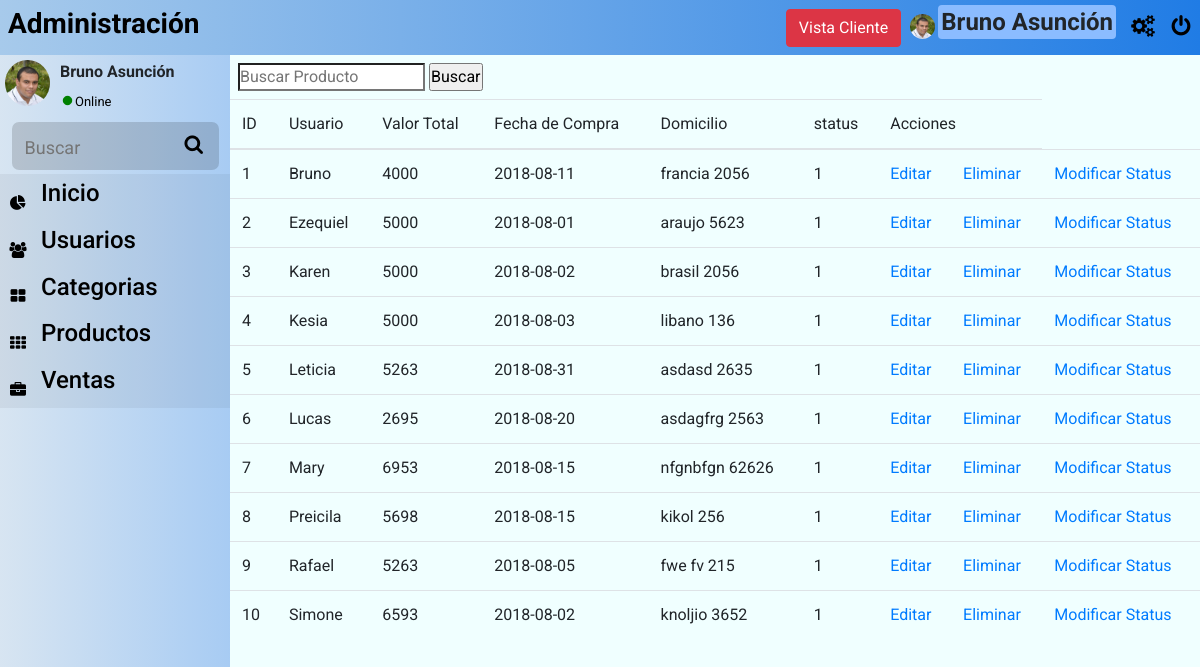
Screenshot of /vista/ventas/listar_ventas.php with the database file from the repository.
### tables this page shows
CREATE TABLE `ventas` (
  `id_ventas` int(11) NOT NULL,
  `id_usuario` int(11) NOT NULL,
  `valor_total` float NOT NULL,
  `fecha_compra` date NOT NULL,
  `direccion_entrega` varchar(50) NOT NULL,
  `status` int(1) NOT NULL
);

CREATE TABLE `usuarios` (
  `id_usuario` int(5) NOT NULL,
  `nombre` varchar(20) NOT NULL,
  `apellido` varchar(20) NOT NULL,
  `contrasena` varchar(72) NOT NULL,
  `email` varchar(50) NOT NULL,
  `fecha_nacimiento` date NOT NULL,
  `telefono` varchar(15) NOT NULL,
  `celular` varchar(15) NOT NULL,
  `status` varchar(10) NOT NULL,
  `tipo` varchar(10) NOT NULL
);

### modelo/Ventas.class.php (called while the page is built, shortened)
<?php
class Ventas{
	public function __construct(){
		$this->conexion= mysqli_connect('localhost','root','','shopfree')or die('NO CONECTO AL BD');
        $this->tabela="ventas";
	}
    public function __get($key){
    	return $this->$key;
    }
    public function listar($complemento=""){
            $sql="SELECT ventas.*, usuarios.nombre as usuario FROM $this->tabela INNER JOIN usuarios ON $this->tabela.id_usuario=usuarios.id_usuario ".$complemento;
            $resultado= mysqli_query($this->conexion,$sql);
            $retorno=null;
            while($res = mysqli_fetch_assoc($resultado)){
                $obj=new Ventas();
                $obj->id_usuario=$res['id_usuario'];
                $obj->id_ventas=$res['id_ventas'];
                $obj->valor_total=$res['valor_total'];
                $obj->fecha_compra=$res['fecha_compra'];
                $obj->direccion_entrega=$res['direccion_entrega'];
                $obj->status=$res['status'];
                $obj->usuario=$res['usuario'];
                $retorno[]=$obj;
            }
            return $retorno;
    }
}
?>

### vista/ventas/listar_ventas.php (the view)
<?php include_once '../estructura/header.php';
include_once '../../modelo/Ventas.class.php';
$conectar=new Ventas();
if (isset($_POST['Enviar'])) {
	$nombrebusqueda=filter_input(INPUT_POST,'Buscar');
	$ventas=$conectar->listar('where id_ventas="'.$nombrebusqueda.'" or usuarios.nombre like "%'.$nombrebusqueda.'%" or direccion_entrega like "%'.$nombrebusqueda.'%"');
}else {
	$ventas=$conectar->listar();
}
$lista='';
foreach ($ventas as $key => $valor) {
		$lista.="<tr><td>$valor->id_ventas</td>
				<td>$valor->usuario</td>
				<td>$valor->valor_total</td>
				<td>$valor->fecha_compra</td>
				<td>$valor->direccion_entrega</td>
				<td>$valor->status</td>
				<td><a href='editar_venta.php?id=$valor->id_ventas'>Editar</a></td>
				<td><a href='eliminar_venta.php?id=$valor->id_ventas'>Eliminar</a></td>
				<td><a href='modificar_status.php?status=$valor->status&id=$valor->id_ventas'>Modificar Status</a></td>
				</tr>";
			}
?>
<form class="m-2" action="" method="post">
 <input type="search" placeholder="Buscar Producto" name="Buscar">
 <input type="submit" name="Enviar" value="Buscar">
</form>
<table class="table">
    <thead>
      <tr>
        <th>ID</th>
        <th>Usuario</th>
        <th>Valor Total</th>
        <th>Fecha de Compra</th>
        <th>Domicilio</th>
        <th>status</th>
        <th colspan='2'>Acciones</th>
      </tr>
    </thead>
    <tbody>
        <?php echo $lista?>
    </tbody>
  </table>
<?php include_once '../estructura/pie_de_pagina.php';?>

### vista/css/stylebruno.css (style rules this page uses)
:root { --botones:#A16EFF; --botoneshover:#7190E2; --textoblanco:white; }
*, *::before, *::after { box-sizing: border-box; }
* { margin: 0; padding: 0; font-family: 'Roboto', sans-serif; font-weight: 400; -webkit-box-sizing:border-box; -moz-box-sizing:border-box; box-sizing:border-box; }
html { font-family: sans-serif; line-height: 1.15; -webkit-text-size-adjust: 100%; -ms-text-size-adjust: 100%; -ms-overflow-style: scrollbar; -webkit-tap-highlight-color: rgba(0, 0, 0, 0); }
body { margin: 0; font-family: -apple-system, BlinkMacSystemFont, "Segoe UI", Roboto, "Helvetica Neue", Arial, sans-serif, "Apple Color Emoji", "Segoe UI Emoji", "Segoe UI Symbol"; font-size: 1rem; font-weight: 400; line-height: 1.5; color: #212529; text-align: left; background-color: #fff; width: 100%; height: 100vh; }

### vista/css/adminstyle.css (style rules this page uses)
@media (min-width: 481px) { body { display: grid; grid-template-areas: "header header" "nav contenedor" "nav contenedor"; grid-template-rows: 55px 1fr; grid-template-columns: 230px auto; } }

### rows the page displays
ventas: id_ventas "1", id_usuario.nombre "Bruno", valor_total "4000", fecha_compra "2018-08-11", direccion_entrega "francia 2056", status "1"
ventas: id_ventas "2", id_usuario.nombre "Ezequiel", valor_total "5000", fecha_compra "2018-08-01", direccion_entrega "araujo 5623", status "1"
ventas: id_ventas "3", id_usuario.nombre "Karen", valor_total "5000", fecha_compra "2018-08-02", direccion_entrega "brasil 2056", status "1"
ventas: id_ventas "4", id_usuario.nombre "Kesia", valor_total "5000", fecha_compra "2018-08-03", direccion_entrega "libano 136", status "1"
ventas: id_ventas "5", id_usuario.nombre "Leticia", valor_total "5263", fecha_compra "2018-08-31", direccion_entrega "asdasd 2635", status "1"
ventas: id_ventas "6", id_usuario.nombre "Lucas", valor_total "2695", fecha_compra "2018-08-20", direccion_entrega "asdagfrg 2563", status "1"
ventas: id_ventas "7", id_usuario.nombre "Mary", valor_total "6953", fecha_compra "2018-08-15", direccion_entrega "nfgnbfgn 62626", status "1"
ventas: id_ventas "8", id_usuario.nombre "Preicila", valor_total "5698", fecha_compra "2018-08-15", direccion_entrega "kikol 256", status "1"
ventas: id_ventas "9", id_usuario.nombre "Rafael", valor_total "5263", fecha_compra "2018-08-05", direccion_entrega "fwe fv 215", status "1"
ventas: id_ventas "10", id_usuario.nombre "Simone", valor_total "6593", fecha_compra "2018-08-02", direccion_entrega "knoljio 3652", status "1"
